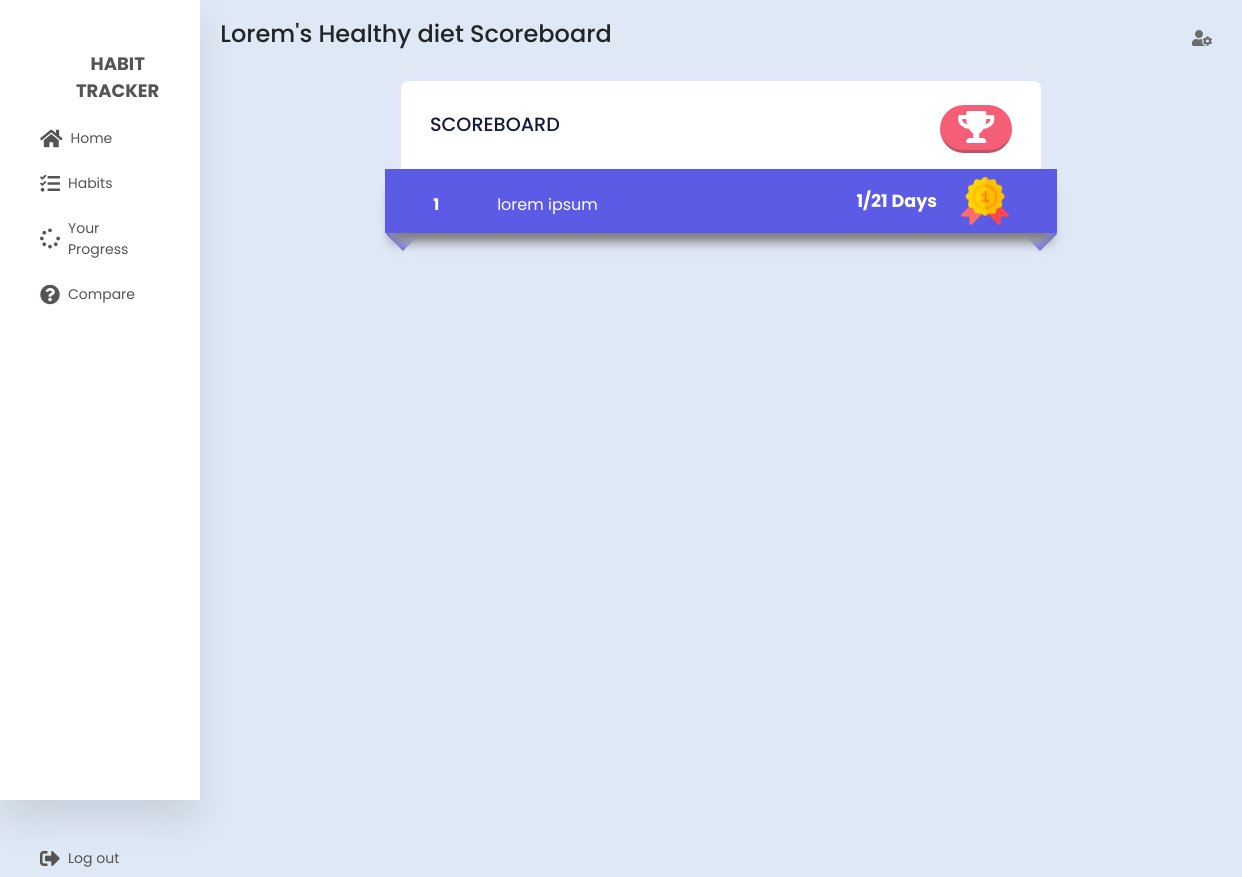
/compare/7 (signed in), run on the app's committed database.
### tables this page shows
CREATE TABLE habits (
        id INTEGER PRIMARY KEY AUTOINCREMENT,
        title VARCHAR(250) NOT NULL,
        duration INTEGER NOT NULL,
        user_id INTEGER NOT NULL,
        created_at TIMESTAMP DEFAULT CURRENT_TIMESTAMP,
        updated_at TIMESTAMP,
        FOREIGN KEY (user_id) REFERENCES users(id)
    );

CREATE TABLE users (
    id INTEGER PRIMARY KEY AUTOINCREMENT,
    created TIMESTAMP NOT NULL DEFAULT CURRENT_TIMESTAMP,
    name VARCHAR(250) NOT NULL,
    email VARCHAR(250) NOT NULL,
    pass VARCHAR(250) NOT NULL
);

CREATE TABLE day_progress (
        id INTEGER PRIMARY KEY AUTOINCREMENT,
        completed_days INTEGER NOT NULL DEFAULT 0,
        user_id INTEGER NOT NULL,
        habit_id INTEGER NOT NULL,
        created_at TIMESTAMP DEFAULT CURRENT_TIMESTAMP,
        updated_at TIMESTAMP,
        FOREIGN KEY (user_id) REFERENCES users(id),
        FOREIGN KEY (habit_id) REFERENCES habits(id)
    );

### server.py (the view)
@app.route("/compare/<int:habit_id>")
def compare_de(habit_id):
	if not is_logged_in():
		return redirect(url_for("loginPage"))
	habit = get_habit_by_id(habit_id)
	users = get_day_progress_by_habit_id(habit_id)
	return render_template('compare_details.html', habit=habit, users=users);

### dbconnection.py (called while the page is built)
def get_db_connection():
    conn = sqlite3.connect('database.db')
    conn.row_factory = sqlite3.Row
    return conn

### server.py (called while the page is built)
def is_logged_in():
	if not session.get("user_id"):
		return False
	else:
		return True

### services/habits.py (called while the page is built)
def get_habit_by_id(id=0):
    conn = dbconnection()
    habit = conn.execute("SELECT * FROM habits WHERE id = ?",(id,)).fetchone()
    conn.close()
    return habit

def get_day_progress_by_habit_id(habit_id=0):
    conn = dbconnection()
    habits = conn.execute("select day_progress.*, users.email, users.name from day_progress inner join users on day_progress.user_id=users.id where day_progress.habit_id=? order by day_progress.completed_days desc",(habit_id,)).fetchall()
    conn.commit()
    conn.close()
    return habits

### templates/compare_details.html
{% with title='Habits - Details | Habit Tracker' %} {% include "header.html" %}
{% endwith %}
<link rel="stylesheet" href="/static/css/compare_details.css" />
<section class="main">
	<div class="main-top">
		<h1>{{habit['title']}} Scoreboard</h1>
		<i class="fas fa-user-cog"></i>
	</div>
	<div class="maincontainer">
		<main>
			<div id="header">
				<h1>Scoreboard</h1>
				<button class="share">
					<i class="fas fa-trophy"></i>
				</button>
			</div>
			<div id="leaderboard">
				<div class="ribbon"></div>
				<table>
					{% block list %}
					{% for i in range(users|length) %}
					<tr>
						<td class="number">{{i+1}}</td>
						<td class="name">{{users[i]['name']}}</td>
						<td class="points">
							{{users[i]['completed_days']}}/{{habit['duration']}} Days
							{% if i== 0 %}
								<img class="gold-medal"
											src="/static/img/gold-medal.png"
											alt="gold medal" />
							{% endif %}
						</td>
					</tr>
					{% endfor %} {% endblock %}
				</table>
			</div>
		</main>
	</div>
</section>
{% include 'footer.html' %}

### static/css/sidebar.css (style rules this page uses)
:root { --bs-blue: #0d6efd; --bs-indigo: #6610f2; --bs-purple: #6f42c1; --bs-pink: #d63384; --bs-red: #dc3545; --bs-orange: #fd7e14; --bs-yellow: #ffc107; --bs-green: #198754; --bs-teal: #20c997; --bs-cyan: #0dcaf0; --bs-white: #fff; --bs-gray: #6c757d; --bs-gray-dark: #343a40; --bs-primary: #0d6efd; --bs-secondary: #6c757d; --bs-success: #198754; --bs-info: #0dcaf0; --bs-warning: #ffc107; --bs-danger: #dc3545; --bs-light: #f8f9fa; --bs-dark: #212529; --bs-font-sans-serif: system-ui, -apple-system, "Segoe UI", Roboto, "Helvetica Neue", Arial, "Noto Sans", "Liberation Sans", sans-serif, "Apple Color Emoji", "Segoe UI Emoji", "Segoe UI Symbol", "Noto Color Emoji"; --bs-font-monospace: SFMono-Regular, Menlo, Monaco, Consolas, "Liberation Mono", "Courier New", monospace; --bs-gradient: linear-gradient(180deg, rgba(255, 255, 255, 0.15), rgba(255, 255, 255, 0)); }
* { margin: 0; padding: 0; outline: none; border: none; text-decoration: none; box-sizing: border-box; font-family: "Poppins", sans-serif; }
body { background: #dfe9f5; padding: 0; margin: 0; font: 1rem/1.5 var(--bs-font-sans-serif); max-width: 100vw; overflow-x: hidden; }
.main { padding: 20px; flex: 1; }

### static/css/dashboard.css (style rules this page uses)
.main-top { display: flex; width: 100%; }
.main-top h1 { font-size: 1.5rem; }
.main-top i { position: absolute; right: 0; margin: 10px 30px; color: rgb(110, 109, 109); cursor: pointer; }

### static/css/tasks.css (style rules this page uses)
button i { padding: 0.3rem; }

### static/css/compare_details.css (style rules this page uses)
.maincontainer { width: 100%; min-height: 100vh; display: flex; justify-content: center; }
main { margin-top: 1.5rem; width: 40rem; height: fit-content; background-color: #ffffff; -webkit-box-shadow: 0px 5px 15px 8px #e4e7fb; box-shadow: 0px 5px 15px 8px #e4e7fb; display: flex; flex-direction: column; align-items: center; border-radius: 0.5rem; }
#header { width: 100%; display: flex; align-items: center; justify-content: space-between; padding: 1.5rem 1.8rem; }
.share { width: 4.5rem; height: 3rem; background-color: #f55e77; border: 0; border-bottom: 0.2rem solid #c0506a; border-radius: 2rem; cursor: pointer; }
.share i { color: #fff; font-size: 2rem; }
#header h1 { font-size: 1.2rem; color: #141a39; text-transform: uppercase; cursor: default; }
#leaderboard { width: 100%; position: relative; }
table { width: 100%; border-collapse: collapse; table-layout: fixed; color: #141a39; cursor: default; }
tr { transition: all 0.2s ease-in-out; border-radius: 0.2rem; }
tr:nth-child(odd) { background-color: #f9f9f9; }
tr:nth-child(1) { color: #fff; }
td { height: 3rem; font-size: 0.5rem; padding: 1rem 2rem; position: relative; }
.number { width: 1rem; font-size: 1rem; font-weight: bold; text-align: left; }
.name { text-align: left; font-size: 1rem; }
.points { font-weight: bold; font-size: 1.1rem; display: flex; justify-content: flex-end; align-items: center; }
.gold-medal { height: 3rem; margin-left: 1.5rem; }
.ribbon { width: 42rem; height: 4rem; top: -0.5rem; background-color: #5c5be5; position: absolute; left: -1rem; -webkit-box-shadow: 0px 15px 11px -6px #7a7a7d; box-shadow: 0px 15px 11px -6px #7a7a7d; }
.ribbon::before { content: ""; height: 1.5rem; width: 1.5rem; bottom: -0.8rem; left: 0.35rem; transform: rotate(45deg); background-color: #5c5be5; position: absolute; z-index: -1; }
.ribbon::after { content: ""; height: 1.5rem; width: 1.5rem; bottom: -0.8rem; right: 0.35rem; transform: rotate(45deg); background-color: #5c5be5; position: absolute; z-index: -1; }

### data on the page
habits: title "Lorem's Healthy diet", duration "21"
users: name "lorem ipsum"
day_progress: completed_days "1"

### other printed values
{{ i+1 }} "1"
